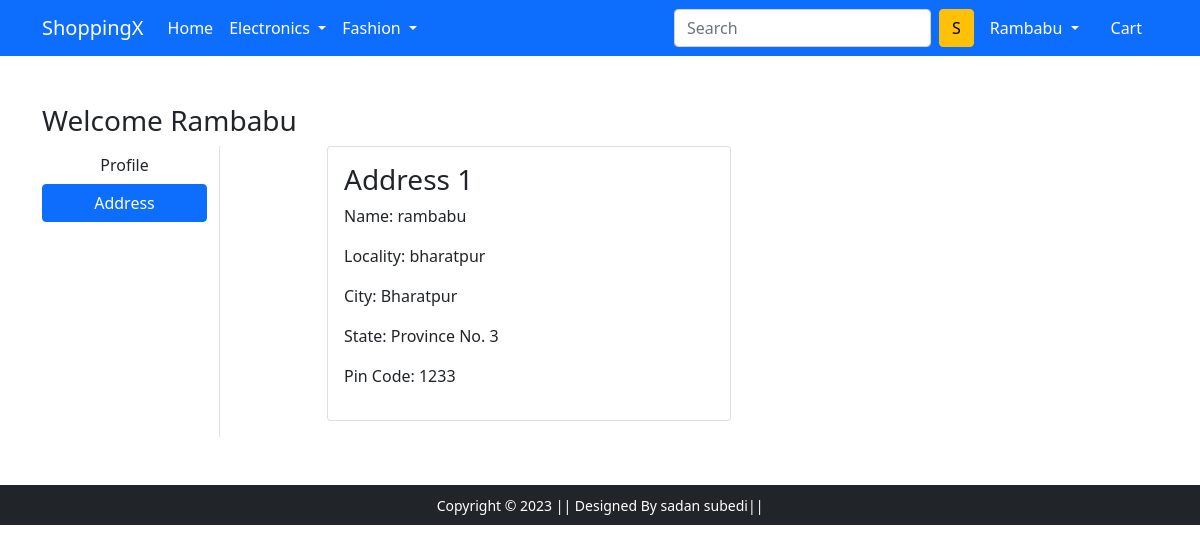
The app's page /address/ (signed in) with its own data.
### app/models.py (models this page shows, shortened)
class Customer(models.Model):
    user = models.ForeignKey(User,on_delete=models.CASCADE)
    name = models.CharField(max_length=200)
    locality = models.CharField(max_length=200)
    city = models.CharField(max_length=200)
    zipcode = models.IntegerField(max_length=200)
    state = models.CharField(choices=STATE_CHOICE,max_length=200)

### app/views.py (the view)
# urls.py: path('address/', views.address, name='address'),
@login_required
def address(request):
 add = Customer.objects.filter(user=request.user)
 return render(request, 'app/address.html',{'add':add,'active':'btn-primary'})

### app/templates/app/address.html (shortened to what this page needs)
{% extends 'app/base.html' %}
{% load static %}
{% block main-content %}
<div class="container my-5">
 <div class="row">
 <h3>Welcome {{request.user}}</h3>
  <div class="col-sm-2 border-end">
   <ul class="list-unstyled">
    <li class="d-grid"><a href="{% url 'profile' %}" class="btn">Profile</a></li>
    <li class="d-grid"><a href="{% url 'address' %}" class="btn {{active}}">Address</a></li>
   </ul>
  </div>
  <div class="col-sm-9 offset-sm-1">
   <div class="row">
    {% for add in add %}
    <div class="col-sm-6">
     <div class="card mb-3">
      <div class="card-body">
       <h3>Address {{forloop.counter}}</h3>
       <p>Name: {{add.name}}</p>
       <p>Locality: {{add.locality}}</p>
       <p>City: {{add.city}}</p>
       <p>State: {{add.state}}</p>
       <p>Pin Code: {{add.zipcode}}</p>
      </div>
     </div>
    </div>
    {% endfor %}
   </div>
  </div>
 </div>
</div>
{% endblock main-content %}

### app/templates/app/base.html (shortened to what this page needs)
<!doctype html>
{% load static %}
<html lang="en">
  <head>
    <link href="https://cdn.jsdelivr.net/npm/bootstrap@5.0.0-beta1/dist/css/bootstrap.min.css" rel="stylesheet">
    <link rel="stylesheet" href="{% static 'app/css/owl.carousel.min.css' %}">
    <link rel="stylesheet" href="{% static 'app/css/all.min.css' %}">
    <link rel="stylesheet" href="{% static 'app/css/style.css' %}">
  </head>
  <body>
    <nav class="navbar navbar-expand-lg navbar-dark bg-primary">
     <div class="container">
       <a class="navbar-brand" href="/">ShoppingX</a>
       <div class="collapse navbar-collapse" id="navbarSupportedContent">
         <ul class="navbar-nav me-auto mb-2 mb-lg-0">
           <li class="nav-item">
             <a class="nav-link active" aria-current="page" href="/">Home</a>
           </li>
           <li class="nav-item dropdown">
             <a class="nav-link dropdown-toggle text-white" href="#" id="electronicsDropdown" role="button" data-bs-toggle="dropdown" aria-expanded="false">
               Electronics
             </a>
           </li>
           <li class="nav-item dropdown">
             <a class="nav-link dropdown-toggle text-white" href="#" id="fashionDropdown" role="button" data-bs-toggle="dropdown" aria-expanded="false">
               Fashion
             </a>
           </li>
         </ul>
         <form class="d-flex">
           <input class="form-control me-2" type="search" placeholder="Search" aria-label="Search">
           <button class="btn btn-warning" type="submit">S</button>
         </form>
         <div>
          <ul class="navbar-nav me-auto mb-2 mb-lg-0">
          {% if request.user.is_authenticated %}
           <li class="nav-item dropdown mx-2">
              <a class="nav-link dropdown-toggle text-white" href="#" id="profileDropdown" role="button" data-bs-toggle="dropdown" aria-expanded="false">
                {{request.user}}
              </a>
            </li>
            <li class="nav-item mx-2">
             <a href="{% url 'showcart' %}" class="nav-link text-white"> Cart </a>
            </li>
          {% endif %}
          </ul>
         </div>
       </div>
     </div>
    </nav>
    {% block main-content %} {% endblock main-content %}
    <footer class="container-fluid bg-dark text-center p-2 mt-5">
        <small class="text-white">Copyright &copy; 2023 || Designed By sadan subedi|| </small>
    </footer>
  </body>
</html>

### app/static/app/css/style.css (style rules this page uses)
* { margin: 0; padding: 0; box-sizing: border-box; }

### records on screen
Customer: name "rambabu", locality "bharatpur", city "Bharatpur", state "Province No. 3", zipcode "1233"

### other values on screen
{{ request.user }} "Rambabu"
